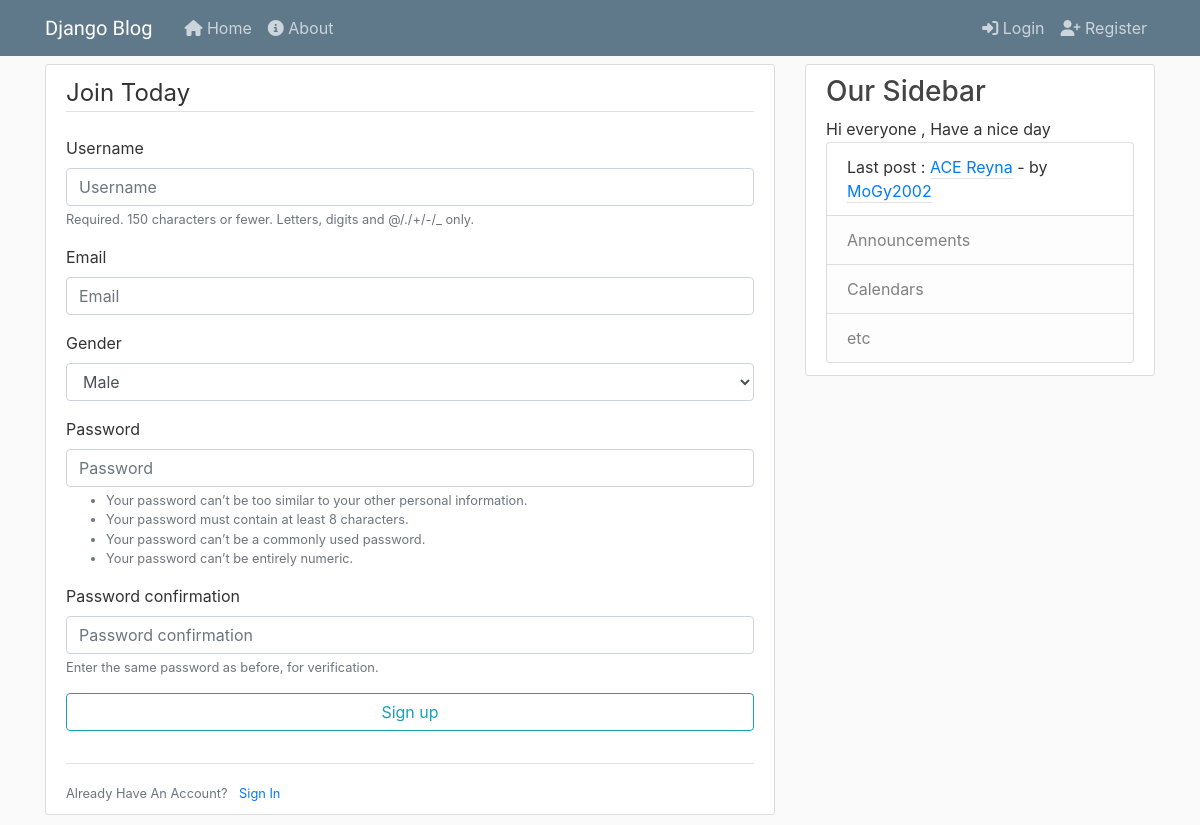
Before: /register/ with the older database file.
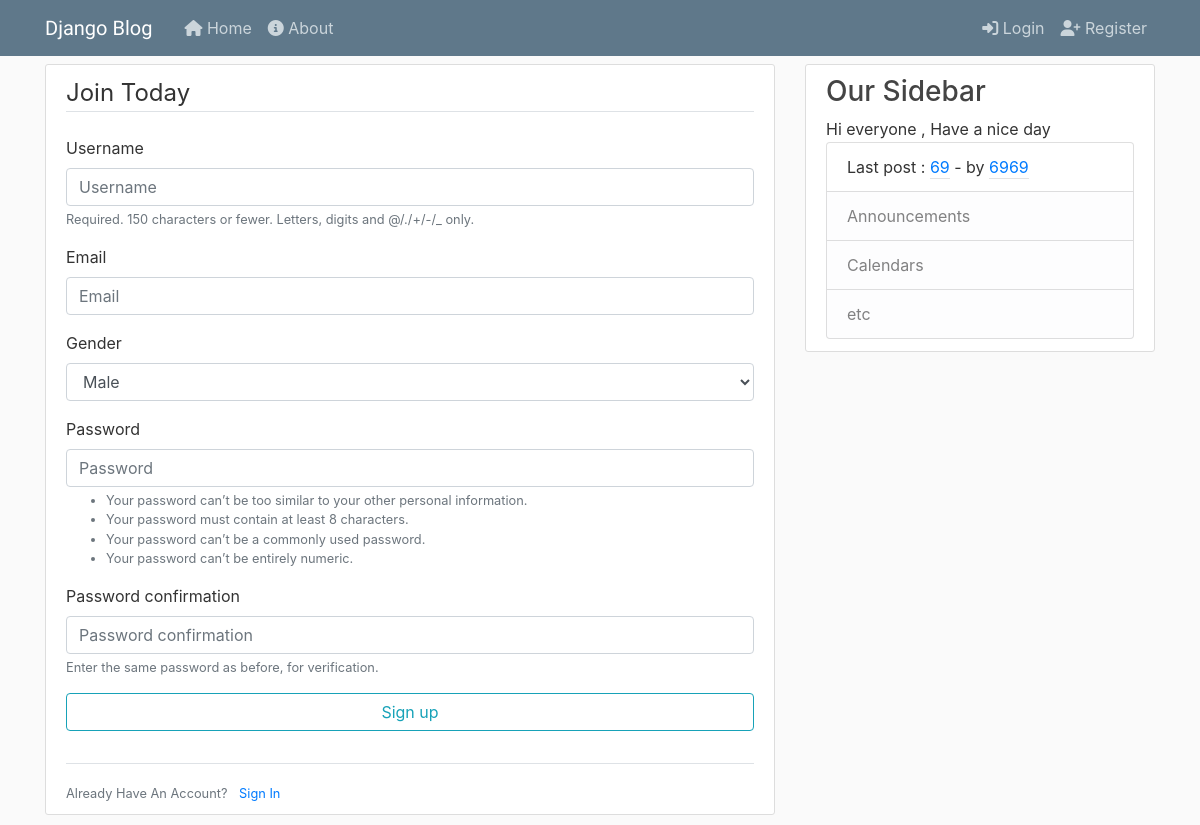
After: the same page with the newer database file.
### blog/models.py (models this page shows, shortened)
class Post(models.Model):
    title = models.CharField(max_length=100,blank=True)
    content = models.TextField()
    date_posted = models.DateTimeField(default=timezone.now)
    author = models.ForeignKey(User, on_delete=models.CASCADE)
    likes= models.ManyToManyField(User,related_name='blog_post',null=True,blank=True)
    dislikes=models.ManyToManyField(User,related_name='dislikes',null=True,blank=True)
    image= models.ImageField(blank= True, upload_to='Posts_images')
    comments= models.ManyToManyField(User,through='Comment',null=True,blank=True,related_name="Post_comments")
    def __str__(self):
        return str(self.title) or str(self.content[:5]+'...')

### users/views.py (the view)
# urls.py: path('register/', user_views.register, name='register'),
def register(request):
    if request.method == 'POST':
        form = UserRegisterForm(request.POST)
        if form.is_valid():
            form.save()
            username = form.cleaned_data.get('username')
            password = form.cleaned_data.get('password1')
            user = authenticate(username=username,password=password)
            login(request,user)
            messages.success(request, f'Account Created For {username} !')
            return redirect('blog-home')
    else:
        form = UserRegisterForm()
    return render(request, 'users/register.html', {'form': form})

### users/forms.py
class UserRegisterForm(UserCreationForm):
  email = forms.EmailField()
  gender = forms.ChoiceField(choices=GENDER)
  class Meta :
    model = User
    fields = ['username','email','gender','password1','password2']

### blog/context_processors.py (called while the page is built)
def added_models_ToBase(request):
    return {
        'posts':Post.objects.all()
    }

### users/templates/users/register.html (shortened to what this page needs)
{% extends "blog/base.html" %} {% load bootstrap4 %} {% block content %}
<div class="content-section">
  <form method="POST">
    <fieldset class="form-group">
      <legend class="border-bottom mb-4">Join Today</legend>
      {% bootstrap_form form %}
      <div class="form-group">
        <button class="btn btn-outline-info col-sm-12" type="submit">
          Sign up
        </button>
      </div>
    </fieldset>
  </form>
  <div class="border-top pt-3">
    <small class="text-muted">
      Already Have An Account?
      <a class="ml-2" href="{% url 'login' %}">Sign In</a>
    </small>
  </div>
</div>
{% endblock content %}

### blog/templates/blog/base.html (shortened to what this page needs)
{% load static %}
<!DOCTYPE html>
<html lang="en">
<head>
  <link rel="stylesheet" href="https://maxcdn.bootstrapcdn.com/bootstrap/4.0.0/css/bootstrap.min.css"
>
  <link rel="stylesheet" type="text/css" href="{% static 'blog/main.css' %}">
</head>
<body>
  <header class="site-header">
    <nav class="navbar navbar-expand-md navbar-dark bg-steel fixed-top">
      <div class="container">
        <a class="navbar-brand mr-4"  style="font-family: lobster ;" href="{% url 'blog-home' %}">Django Blog</a>
        <div class="collapse navbar-collapse" id="navbarToggle">
          <div class="navbar-nav mr-auto">
            <a class="nav-item nav-link" href="{% url 'blog-home' %}"><i class="fas fa-home"></i> Home</a>
            <a class="nav-item nav-link" href="{% url 'blog-about' %}">
              <i class="fas fa-info-circle"></i> About</a>
          </div>
          <div class="navbar-nav">
            {% if user.is_authenticated %}
            <a class="nav-item nav-link" href="{% url 'post-create' %}"><i class="fas fa-plus"></i> New Post</a>
            <a class="nav-item nav-link" href="{% url 'profile' %}"><i class="fas fa-user-circle"></i> Profile</a>
            <a class="nav-item nav-link" href="{% url 'logout' %}"><i class="fas fa-sign-out-alt"></i> Logout</a>
            {%else%}
            <a class="nav-item nav-link" href="{% url 'login' %}"><i class="fas fa-sign-in-alt"></i> Login</a>
            <a class="nav-item nav-link" href=" {% url 'register' %}"><i class="fas fa-user-plus"></i> Register</a>
            {%endif%}
          </div>
        </div>
      </div>
    </nav>
  </header>
  <main role="main" class="container">
    <div class="row">
      <div class="col-md-8">
        {% block content %}{% endblock %}
      </div>
      <div class="col-md-4">
        <div class="content-section">
          <h3>Our Sidebar</h3>
            {% block sidebar %}
             <p>Hi everyone , Have a nice day</p>
<ul class="list-group">
  <li class="list-group-item list-group-item">
    Last post :
    <a class="article-metadata" href="{% url 'post-detail' posts.last.id %}"
      >{{ posts.last }}</a
    >
    - by
    <a
      class="mr-2 article-metadata"
      href="{% url 'user-posts' posts.last.author.username %}"
      >{{ posts.last.author }}</a
    >
  </li>
  <li class="list-group-item list-group-item-light">Announcements</li>
  <li class="list-group-item list-group-item-light">Calendars</li>
  <li class="list-group-item list-group-item-light">etc</li>
</ul>
            {% endblock sidebar %}
        </div>
      </div>
    </div>
  </main>
</body>
</html>

Changed rows visible on the page:
no longer on this page (row unchanged): Post: last "ACE Reyna", last.author "MoGy2002"
added Post: last "69", last.author "6969"
